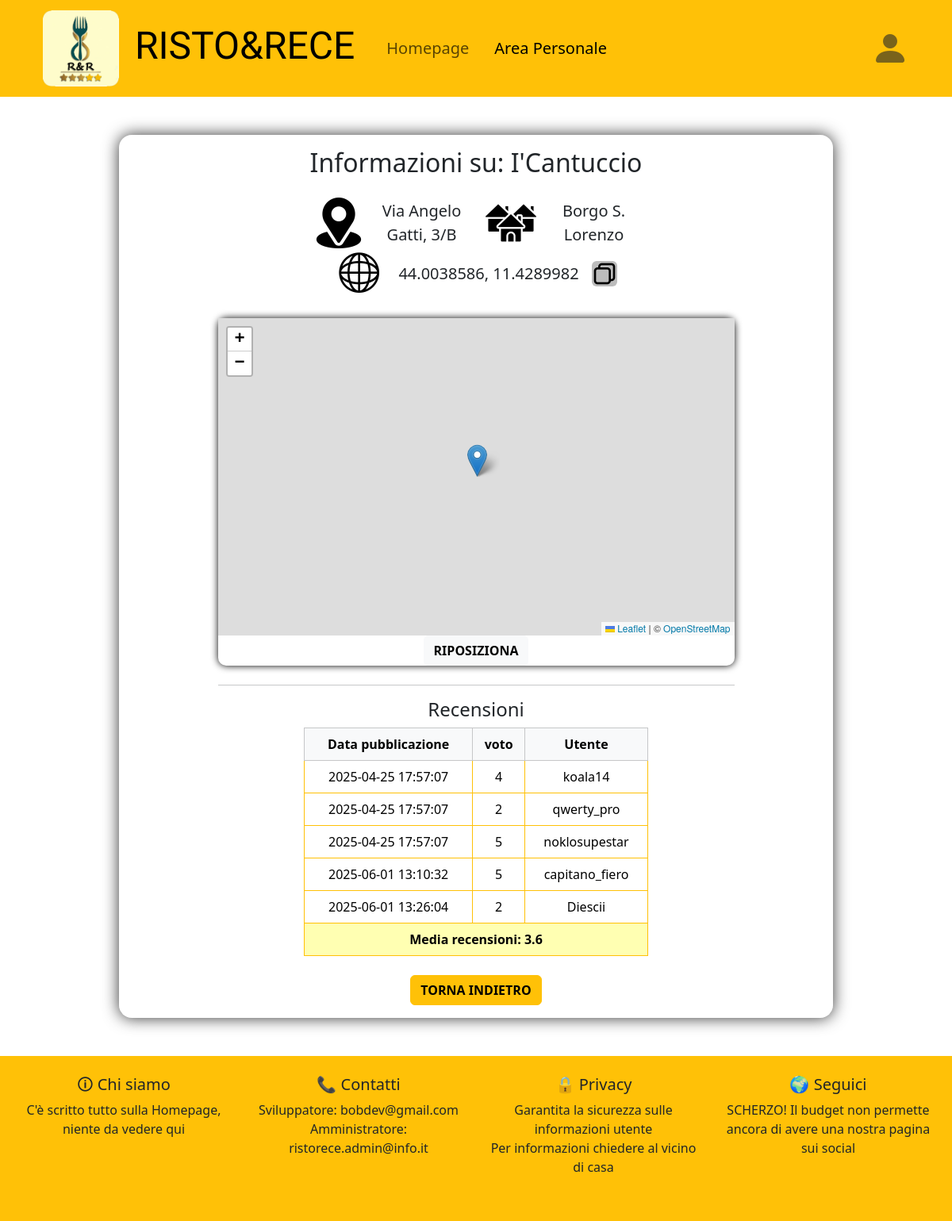
Page /php/rest_info.php?nome_ristorante=5 (signed in) on the earlier database version.
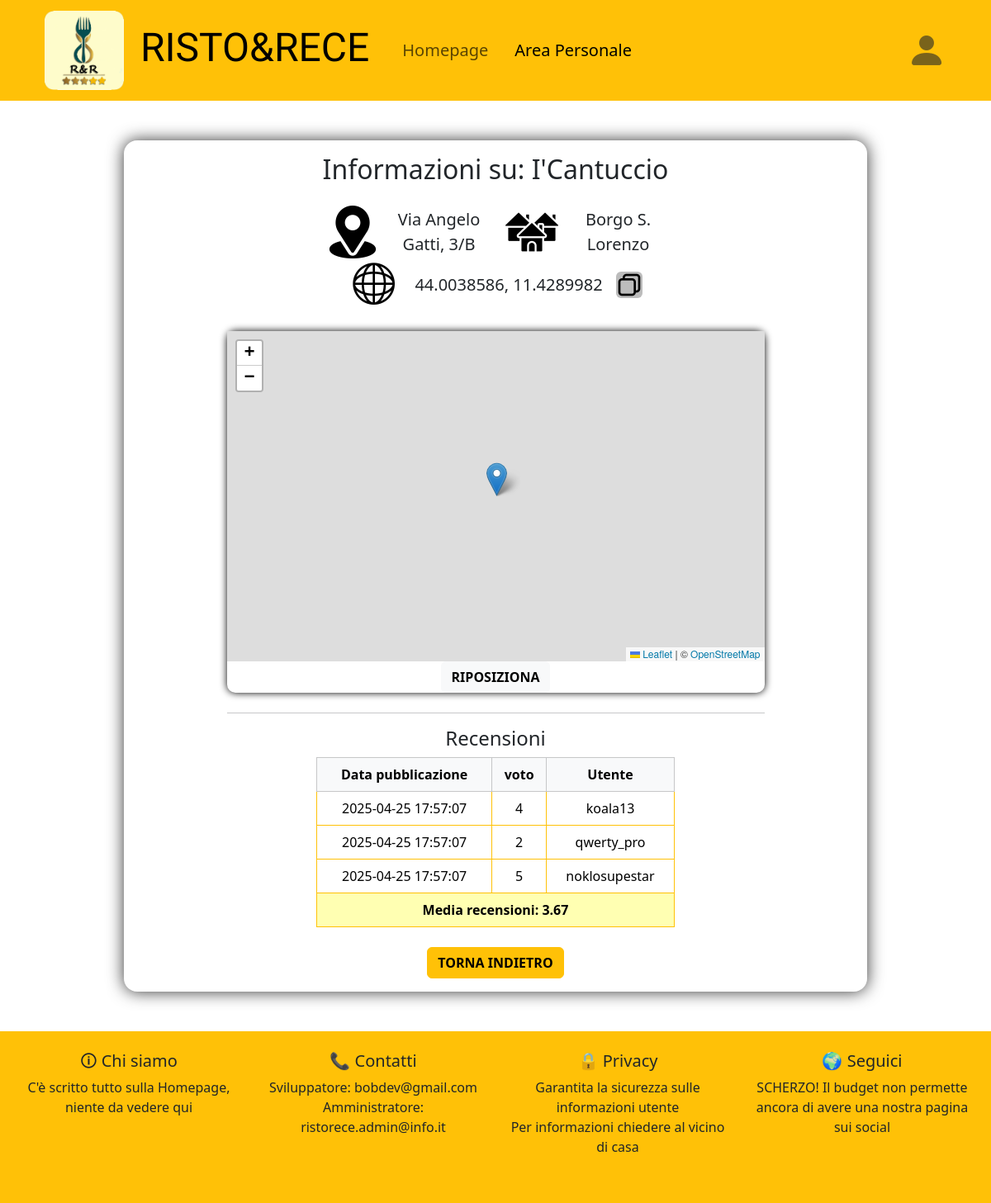
Same page on the later database version.
### tables this page shows
CREATE TABLE `ristorante` (
  `id_ristorante` bigint(20) NOT NULL,
  `nome` varchar(255) NOT NULL,
  `indirizzo` varchar(255) NOT NULL,
  `citta` varchar(255) NOT NULL,
  `latitudine` decimal(9,7) NOT NULL DEFAULT 43.7800127 CHECK (`latitudine` between -90.0000000 and 90.0000000),
  `longitudine` decimal(9,7) NOT NULL DEFAULT 11.1997685 CHECK (`longitudine` between -180.0000000 and 180.0000000)
);

CREATE TABLE `recensione` (
  `id_recensione` int(11) NOT NULL,
  `voto` int(11) NOT NULL CHECK (`voto` >= 1 and `voto` <= 5),
  `data_rec` timestamp NOT NULL DEFAULT current_timestamp() ON UPDATE current_timestamp(),
  `id_utente` bigint(11) NOT NULL,
  `id_ristorante` bigint(11) NOT NULL
);

CREATE TABLE `utente` (  
  `id_cliente` bigint(20) NOT NULL,
  `username` varchar(255) NOT NULL,
  `passwrd` varchar(255) NOT NULL,
  `nome` varchar(255) NOT NULL,
  `cognome` varchar(255) NOT NULL,
  `email` varchar(255) NOT NULL,
  `data_reg` timestamp NOT NULL DEFAULT current_timestamp() ON UPDATE current_timestamp(),
  `is_admin` tinyint(1) DEFAULT 0
);

### php/rest_info.php (the view, shortened to what this page needs)
<?php
    include "connection.php";
    $id_rest = $_GET["nome_ristorante"];
    if($result = $conn->query("SELECT nome, indirizzo, citta as città, latitudine, longitudine FROM ristorante WHERE id_ristorante = $id_rest")) {
        $info_ristorante = $result->fetch_assoc();
    } else {
        header("Location: ../pages/error.html");
        $_SESSION["error_code"] = 3;
        exit;
    }
?>
<!DOCTYPE html>
<html lang="it">
    <head>
        <link href="https://cdn.jsdelivr.net/npm/bootstrap@5.3.2/dist/css/bootstrap.min.css" rel="stylesheet"
>
        <link rel="stylesheet" type="text/css" href="../css/styles.css">
        <link rel="stylesheet" type="text/css" href="../css/logout_button.css">
        <link rel="stylesheet" type="text/css" href="../css/stars.css">
        <link rel="stylesheet" href="https://unpkg.com/leaflet@1.9.4/dist/leaflet.css"
/>
    </head>
    <body id="restaurant_info_page" class="has_footer" onload="showMap('rest_map' ,<?php echo $info_ristorante['latitudine'] ?>, <?php echo $info_ristorante['longitudine'] ?>)">
        <header class="w-100 bg-warning">
            <div class="container">
                <nav class="navbar navbar-expand-lg sticky-top">
                    <div class="container-fluid fs-5">
                        <a class="navbar-brand jaini text-center" href="../pages/website_intro.php">
                            <span style="font-size: 3rem;">
                                <img src="../images/icons/R&R_definitivo.png" alt="risto&rece" width="96px"
                                class="d-inline-block align-text-center">
                            <span class="ms-2">RISTO&RECE </span> </span>
                        </a>
                        <div class="collapse navbar-collapse ps-3" id="navbarNav">
                            <ul class="navbar-nav">
                                <li class="nav-item">
                                    <a class="nav-link" href="../pages/website_intro.php">Homepage</a>
                                </li>
                                <li class="nav-item">
                                    <a class="nav-link active" aria-current="page" href="#">Area Personale</a>
                                </li>
                            </ul>
                            <div class="ms-auto" role="search">
                                <div class="profile_elements" id="nav_right">
                                    <a class="nav-link" href="profile.php">
                                            <i class="bi bi-person-fill" style="font-size: 3rem;" id="profile_icon"></i>
                                    </a>
                                </div>
                            </div>
                        </div>
                    </div>
                </nav>
            </div>
        </header>
        <div id="rest_info_page_container" class="w-75 mx-auto my-5 bg-white rounded-4 text-center p-3">
            <h2> Informazioni su: <?php echo $info_ristorante["nome"]; ?> </h2>
            <div id="ristor_info" class="w-50 mx-auto my-4 row fs-5">
                <div class="col col-md-6">
                    <div class="info_show">
                        <img src="../images/location.png" alt="indirizzo:">
                        <p> <?php echo $info_ristorante["indirizzo"]; ?> </p>
                    </div>
                </div>
                <div class="col col-md-6">
                    <div class="info_show">
                        <img src="../images/houses.png" alt="citta:">
                        <p> <?php echo $info_ristorante["città"]; ?> </p>
                    </div>
                </div>
                <div class="">
                    <div class="info_show">
                        <img src="../images/planet.png" alt="posizione:">
                        <p> <?php echo $info_ristorante["latitudine"] . ", " . $info_ristorante["longitudine"]; ?></p>
                        <button type="button" class="btn copy_button ms-3" onclick="copyText()"></button>
                    </div>
                </div>
            </div>
            <div id="rest_map_container" class="w-75 mx-auto" style="box-shadow: 0px 0px 10px 0px black; border-radius: 10px">
                <div id="rest_map" style="height: 400px">
                </div>
                <button class="btn btn-light fw-bold" onclick="moveToLocation('rest_map', <?php echo $info_ristorante['latitudine']?>, <?php echo $info_ristorante['longitudine']?>)"> RIPOSIZIONA </button>
            </div>
            <div class="my-4">
                <hr class="w-75 mx-auto">
                <h4> Recensioni </h4>
                <div id="ristor_reviews" class="w-50 mx-auto">
                    <table class="table table-bordered border-warning rounded-3">
                        <thead class='table-light'>
                        <?php
                            if($result = $conn -> query("SELECT r.data_rec as Data_pubblicazione, r.voto, u.username as Utente FROM recensione as r INNER JOIN utente as u ON r.id_utente = u.id_cliente WHERE id_ristorante = $id_rest")) {
                                if($result->num_rows > 0) {
                                    echo "<tr class='table-warning-subtle'>";
                                    while($head = $result->fetch_field()) {
                                        $output = $head->name;
                                        if(str_contains($head->name, "_")) {
                                            $output = str_replace("_", " ", $head->name);
                                        }
                                        echo "<th> $output </th>";
                                    }
                                    echo "</tr></thead> <tbody>";
                                    while($row = $result->fetch_assoc()) {
                                        echo "<tr>";
                                        foreach($row as $value) {
                                            echo "<td> $value </td>";
                                        }
                                        echo "</tr>";
                                    }
                                } else {
                                    echo "<tr><th> Nessuna recensione disponibile </th></tr></thead>";
                                }
                            } else {
                                echo "<tr><th> ERRORE: Impossibile recuperare recensioni al momento: ".$id_rest." </th></tr>";
                            }
                        ?>
                        <tr>
                            <th id="review_avg" colspan="3"></th>
                        </tr>
                    </table>
                </div>
            </div>
            <button type="button" class="btn btn-warning fw-bold" onclick="window.location.href = 'welcome.php'"> TORNA INDIETRO </button>
        </div>
    </body>
</html>

### css/styles.css (style rules this page uses)
:root { --standard-shadow: 0px 0px 20px rgba(0, 0, 0, 0.8); }
html, body { height: 100%; margin: 0; padding: 0; display: flex; flex-direction: column; }
body { background-size: cover; background-position: center; background-repeat: no-repeat; background-attachment: fixed; }
#restaurant_info_page { background-image: url("../images/personal.jpg"); }
.jaini { font-family: "Jaini", system-ui; font-weight: 400; font-style: normal; }
#rest_info_page_container, #informazioni { box-shadow: var(--standard-shadow); }
.nav-link { height: 48px !important; display: flex; align-items: center; }
div.profile_elements { display: flex; align-items: center; gap: 1rem; }
#profile_icon { opacity: 0.6; }
.navbar-nav { gap: 1rem; }
div.info_show { display: flex; justify-content: center; align-items: center; flex-direction: row; }
div.info_show p { margin: 0 !important; }
div.info_show img { width: 64px; height: 64px; margin-right: 1rem; }
button.copy_button { background-image: url("../images/copy.png"); background-size: contain; background-repeat: no-repeat; background-position: center; border: none; background-color: rgb(188, 188, 188); width: 2rem; height: 2rem; }

Differences in the rows shown:
removed recensione: data_rec "2025-06-01 13:10:32", voto "5", id_utente.username "capitano_fiero"
removed recensione: data_rec "2025-06-01 13:26:04", voto "2", id_utente.username "Diescii"
Other differences:
text written by a page script: "Media recensioni: 3.6" → "Media recensioni: 3.67"
new list line: "koala13"
list line gone: "koala14"
